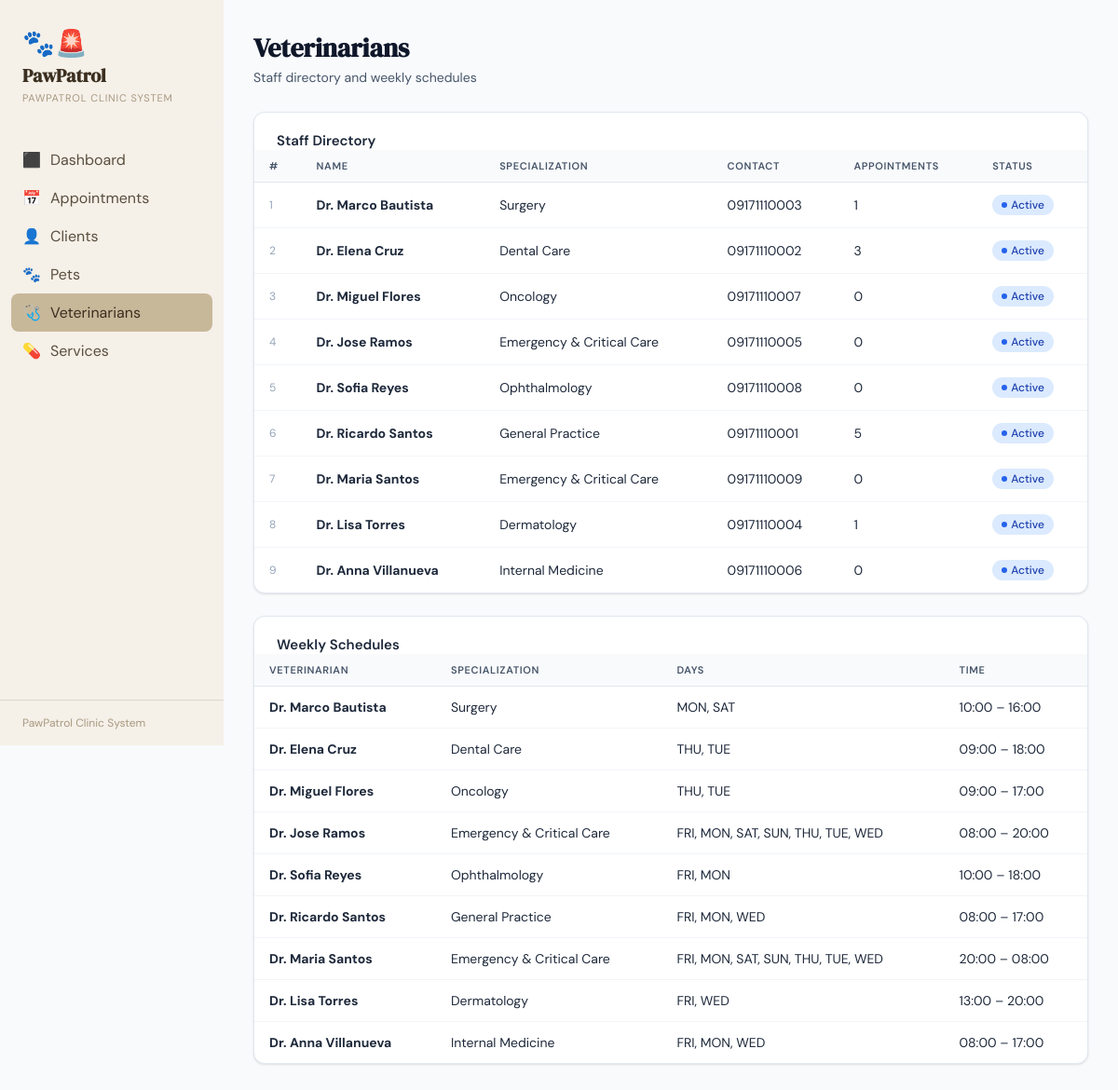
/vets, run on the app's committed database.
### tables this page shows
CREATE TABLE VETERINARIAN (
            vet_id         INTEGER PRIMARY KEY AUTOINCREMENT,
            first_name     TEXT NOT NULL,
            last_name      TEXT NOT NULL,
            specialization TEXT,
            contact_number TEXT NOT NULL,
            is_active      INTEGER DEFAULT 1
        );

CREATE TABLE VET_SCHEDULE (
            schedule_id INTEGER PRIMARY KEY AUTOINCREMENT,
            vet_id      INTEGER NOT NULL,
            day_of_week TEXT NOT NULL,
            start_time  TEXT NOT NULL,
            end_time    TEXT NOT NULL,
            FOREIGN KEY (vet_id) REFERENCES VETERINARIAN(vet_id) ON DELETE CASCADE
        );

### app.py (the view)
@app.route("/vets")
def vets():
    db = get_db()
    rows = db.execute("""
        SELECT v.*, COUNT(a.appointment_id) AS appt_count
        FROM VETERINARIAN v
        LEFT JOIN APPOINTMENT a ON v.vet_id=a.vet_id
        GROUP BY v.vet_id ORDER BY v.last_name
    """).fetchall()
    schedules = db.execute("SELECT * FROM VET_SCHEDULE ORDER BY vet_id, day_of_week").fetchall()
    return render_template("vets.html", vets=rows, schedules=schedules)

### app.py (called while the page is built)
def get_db():
    conn = sqlite3.connect(DB)
    conn.row_factory = sqlite3.Row
    conn.execute("PRAGMA foreign_keys = ON")
    return conn

### templates/vets.html (shortened to what this page needs)
{% extends "base.html" %}
{% block content %}
<div class="page-header">
  <h2>Veterinarians</h2>
  <p>Staff directory and weekly schedules</p>
</div>
<div class="card" style="margin-bottom:24px">
  <div class="card-header"><h3>Staff Directory</h3></div>
  <div class="table-wrap">
    <table>
      <thead><tr>
        <th>#</th><th>Name</th><th>Specialization</th><th>Contact</th><th>Appointments</th><th>Status</th>
      </tr></thead>
      <tbody>
      {% for v in vets %}
      <tr>
        <td style="color:var(--gray-400);font-size:12px">{{ loop.index }}</td>
        <td><b>Dr. {{ v.first_name }} {{ v.last_name }}</b></td>
        <td>{{ v.specialization or '—' }}</td>
        <td>{{ v.contact_number }}</td>
        <td>{{ v.appt_count }}</td>
        <td>
          {% if v.is_active %}
          <span class="badge confirmed">Active</span>
          {% else %}
          <span class="badge cancelled">Inactive</span>
          {% endif %}
        </td>
      </tr>
      {% endfor %}
      </tbody>
    </table>
  </div>
</div>
<div class="card">
  <div class="card-header"><h3>Weekly Schedules</h3></div>
  <div class="table-wrap">
    <table>
      <thead><tr><th>Veterinarian</th><th>Specialization</th><th>Days</th><th>Time</th></tr></thead>
      <tbody>
      {% for v in vets %}
        {% set vet_schedules = schedules|selectattr('vet_id','equalto',v.vet_id)|list %}
        {% if vet_schedules %}
        <tr>
          <td><b>Dr. {{ v.first_name }} {{ v.last_name }}</b></td>
          <td>{{ v.specialization or '—' }}</td>
          <td>{{ vet_schedules|map(attribute='day_of_week')|join(', ') }}</td>
          <td>{{ vet_schedules[0].start_time }} – {{ vet_schedules[0].end_time }}</td>
        </tr>
        {% endif %}
      {% endfor %}
      </tbody>
    </table>
  </div>
</div>
{% endblock %}

### templates/base.html (style rules this page uses)
:root { --teal: #0f766e; --teal-l: #14b8a6; --teal-xl: #ccfbf1; --amber: #d97706; --amber-l: #fef3c7; --red: #dc2626; --red-l: #fee2e2; --green: #16a34a; --green-l: #dcfce7; --blue: #2563eb; --blue-l: #dbeafe; --gray-50: #f8fafc; --gray-100:#f1f5f9; --gray-200:#e2e8f0; --gray-400:#94a3b8; --gray-600:#475569; --gray-800:#1e293b; --gray-900:#0f172a; --white: #ffffff; --shadow: 0 1px 3px rgba(0,0,0,.08), 0 1px 2px rgba(0,0,0,.04); --shadow-md: 0 4px 6px -1px rgba(0,0,0,.07), 0 2px 4px -2px rgba(0,0,0,.04); --radius: 12px; }
*,*::before,*::after { box-sizing:border-box;margin:0;padding:0 }
body { font-family:'DM Sans',sans-serif;background:var(--gray-50);color:var(--gray-800);min-height:100vh;display:flex }
.page-header { margin-bottom:28px }
.page-header h2 { font-family:'DM Serif Display',serif;font-size:28px;color:var(--gray-900);margin-bottom:4px }
.page-header p { color:var(--gray-600);font-size:14px }
.card { background:var(--white);border-radius:var(--radius);box-shadow:var(--shadow);border:1px solid var(--gray-200);overflow:visible }
.card-header { padding:20px 24px 0;display:flex;align-items:center;justify-content:space-between }
.card-header h3 { font-size:15px;font-weight:600;color:var(--gray-800) }
.table-wrap { overflow-x:auto }
table { width:100%;border-collapse:collapse }
th { text-align:left;font-size:11px;font-weight:600;text-transform:uppercase;letter-spacing:.06em;color:var(--gray-600);padding:10px 16px;background:var(--gray-50);border-bottom:1px solid var(--gray-200) }
td { padding:13px 16px;border-bottom:1px solid var(--gray-100);font-size:14px;vertical-align:middle }
tr:last-child td { border-bottom:none }
.badge { display:inline-flex;align-items:center;gap:4px;padding:3px 10px;border-radius:999px;font-size:12px;font-weight:500 }
.badge::before { content:'';width:6px;height:6px;border-radius:50% }
.badge.confirmed { background:var(--blue-l);color:#1e40af }
.badge.confirmed::before { background:var(--blue) }

### data on the page
VETERINARIAN: first_name "Marco", last_name "Bautista", specialization "Surgery", contact_number "09171110003", appt_count "1", shows "Active", vet_schedules "MON, SAT"
VETERINARIAN: first_name "Elena", last_name "Cruz", specialization "Dental Care", contact_number "09171110002", appt_count "3", is_active "Active", vet_schedules "THU, TUE"
VETERINARIAN: first_name "Miguel", last_name "Flores", specialization "Oncology", contact_number "09171110007", appt_count "0", is_active "Active", vet_schedules "THU, TUE"
VETERINARIAN: first_name "Jose", last_name "Ramos", specialization "Emergency & Critical Care", contact_number "09171110005", appt_count "0", is_active "Active", vet_schedules "FRI, MON, SAT, SUN, THU, TUE, WED"
VETERINARIAN: first_name "Sofia", last_name "Reyes", specialization "Ophthalmology", contact_number "09171110008", appt_count "0", is_active "Active", vet_schedules "FRI, MON"
VETERINARIAN: first_name "Ricardo", last_name "Santos", specialization "General Practice", contact_number "09171110001", appt_count "5", is_active "Active", vet_schedules "FRI, MON, WED"
VETERINARIAN: first_name "Maria", last_name "Santos", specialization "Emergency & Critical Care", contact_number "09171110009", appt_count "0", is_active "Active", vet_schedules "FRI, MON, SAT, SUN, THU, TUE, WED"
VETERINARIAN: first_name "Lisa", last_name "Torres", specialization "Dermatology", contact_number "09171110004", appt_count "1", shows "Active", vet_schedules "FRI, WED"
VETERINARIAN: first_name "Anna", last_name "Villanueva", specialization "Internal Medicine", contact_number "09171110006", appt_count "0", is_active "Active", vet_schedules "FRI, MON, WED"
VET_SCHEDULE: start_time "10:00", end_time "16:00"
VET_SCHEDULE: start_time "09:00", end_time "18:00"
VET_SCHEDULE: start_time "09:00", end_time "17:00"
VET_SCHEDULE: start_time "08:00", end_time "20:00"
VET_SCHEDULE: start_time "10:00", end_time "18:00"
VET_SCHEDULE: start_time "08:00", end_time "17:00"
VET_SCHEDULE: start_time "20:00", end_time "08:00"
VET_SCHEDULE: start_time "13:00", end_time "20:00"
VET_SCHEDULE: start_time "08:00", end_time "17:00"
